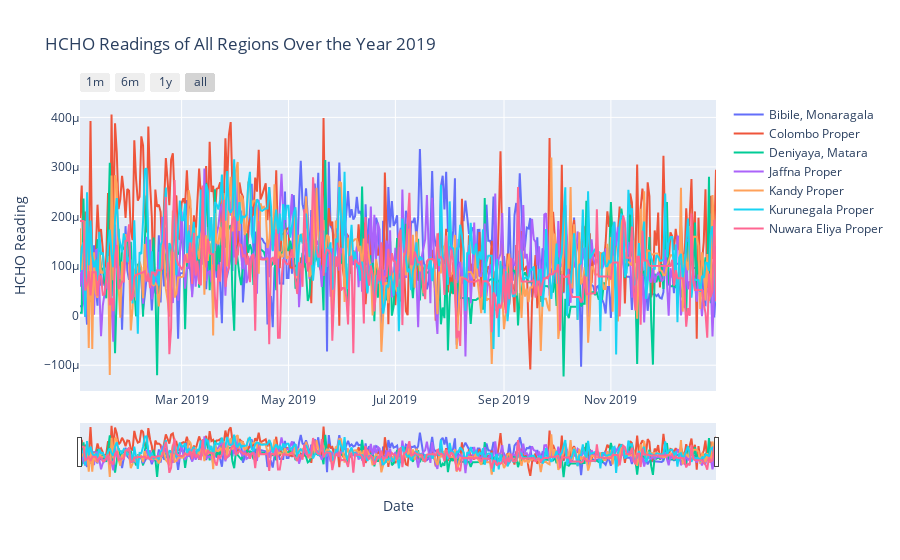

This figure's notebook cell:
### Code cell
import pandas as pd
import plotly.graph_objects as go

# Assuming 'Next Date' column is not in datetime format
joined_data['Next Date'] = pd.to_datetime(joined_data['Next Date'])

# Filter data for the year 2019
joined_data_2019 = joined_data[joined_data['Next Date'].dt.year == 2019]

# Group data by region
grouped = joined_data_2019.groupby("Region")

# Create a Plotly figure
fig = go.Figure()

# Plot data for each region
for region, data in grouped:
    fig.add_trace(go.Scatter(x=data['Next Date'], y=data['HCHO reading'], mode='lines', name=region))

# Adding labels and title
fig.update_layout(title='HCHO Readings of All Regions Over the Year 2019',
                  xaxis_title='Date',
                  yaxis_title='HCHO Reading',
                  xaxis=dict(
                      rangeselector=dict(
                          buttons=list([
                              dict(count=1, label="1m", step="month", stepmode="backward"),
                              dict(count=6, label="6m", step="month", stepmode="backward"),
                              dict(count=1, label="1y", step="year", stepmode="backward"),
                              dict(step="all")
                          ])
                      ),
                      rangeslider=dict(visible=True),
                      type="date"
                  )
                  )

# Display the plot
fig.show()

### Figure 1 — Plotly figure (JSON) as saved in the notebook; plotly's stock layout.template omitted (floating-point values rounded to 4 significant figures; data arrays with more than 128 entries replaced by an {"elided": "..."} marker saying what was removed)
{"data": [{"mode": "lines", "name": "Bibile, Monaragala", "type": "scatter", "x": {"elided": "364 str values"}, "y": {"elided": "364 float values"}}, {"mode": "lines", "name": "Colombo Proper", "type": "scatter", "x": {"elided": "364 str values"}, "y": {"elided": "364 float values"}}, {"mode": "lines", "name": "Deniyaya, Matara", "type": "scatter", "x": {"elided": "364 str values"}, "y": {"elided": "364 float values"}}, {"mode": "lines", "name": "Jaffna Proper", "type": "scatter", "x": {"elided": "364 str values"}, "y": {"elided": "364 float values"}}, {"mode": "lines", "name": "Kandy Proper", "type": "scatter", "x": {"elided": "364 str values"}, "y": {"elided": "364 float values"}}, {"mode": "lines", "name": "Kurunegala Proper", "type": "scatter", "x": {"elided": "364 str values"}, "y": {"elided": "364 float values"}}, {"mode": "lines", "name": "Nuwara Eliya Proper", "type": "scatter", "x": {"elided": "364 str values"}, "y": {"elided": "364 float values"}}], "layout": {"title": {"text": "HCHO Readings of All Regions Over the Year 2019"}, "xaxis": {"rangeselector": {"buttons": [{"count": 1, "label": "1m", "step": "month", "stepmode": "backward"}, {"count": 6, "label": "6m", "step": "month", "stepmode": "backward"}, {"count": 1, "label": "1y", "step": "year", "stepmode": "backward"}, {"step": "all"}]}, "rangeslider": {"visible": true}, "title": {"text": "Date"}, "type": "date"}, "yaxis": {"title": {"text": "HCHO Reading"}}}}
